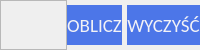
            <widget class="QFrame" name="bottom_frame">
             <property name="sizePolicy">
              <sizepolicy hsizetype="Expanding" vsizetype="Preferred">
               <horstretch>0</horstretch>
               <verstretch>0</verstretch>
              </sizepolicy>
             </property>
             <property name="maximumSize">
              <size>
               <width>16777215</width>
               <height>50</height>
              </size>
             </property>
             <property name="font">
              <font>
               <family>Calibri</family>
               <pointsize>14</pointsize>
              </font>
             </property>
             <property name="frameShape">
              <enum>QFrame::NoFrame</enum>
             </property>
             <property name="frameShadow">
              <enum>QFrame::Raised</enum>
             </property>
             <layout class="QHBoxLayout" name="horizontalLayout_4">
              <property name="spacing">
               <number>0</number>
              </property>
              <property name="leftMargin">
               <number>0</number>
              </property>
              <property name="topMargin">
               <number>0</number>
              </property>
              <property name="rightMargin">
               <number>0</number>
              </property>
              <property name="bottomMargin">
               <number>0</number>
              </property>
              <item>
               <widget class="QFrame" name="buttons_empty_frame">
                <property name="sizePolicy">
                 <sizepolicy hsizetype="Expanding" vsizetype="Preferred">
                  <horstretch>0</horstretch>
                  <verstretch>0</verstretch>
                 </sizepolicy>
                </property>
                <property name="font">
                 <font>
                  <family>Calibri</family>
                  <pointsize>14</pointsize>
                 </font>
                </property>
                <property name="frameShape">
                 <enum>QFrame::StyledPanel</enum>
                </property>
                <property name="frameShadow">
                 <enum>QFrame::Raised</enum>
                </property>
               </widget>
              </item>
              <item>
               <widget class="QFrame" name="buttons_frame_input">
                <property name="sizePolicy">
                 <sizepolicy hsizetype="Expanding" vsizetype="Preferred">
                  <horstretch>0</horstretch>
                  <verstretch>0</verstretch>
                 </sizepolicy>
                </property>
                <property name="font">
                 <font>
                  <family>Calibri</family>
                  <pointsize>14</pointsize>
                 </font>
                </property>
                <property name="styleSheet">
                 <string notr="true">QPushButton{
color: rgb(242, 242, 246);
background-color: rgb(76, 118, 232);
border: none;
height: 40;
}
QPushButton:hover{
background-color: rgb(51, 82, 148);
}
</string>
                </property>
                <property name="frameShape">
                 <enum>QFrame::NoFrame</enum>
                </property>
                <property name="frameShadow">
                 <enum>QFrame::Plain</enum>
                </property>
                <layout class="QHBoxLayout" name="horizontalLayout_5">
                 <property name="spacing">
                  <number>5</number>
                 </property>
                 <property name="leftMargin">
                  <number>0</number>
                 </property>
                 <property name="topMargin">
                  <number>0</number>
                 </property>
                 <property name="rightMargin">
                  <number>0</number>
                 </property>
                 <property name="bottomMargin">
                  <number>0</number>
                 </property>
                 <item>
                  <widget class="QPushButton" name="calculate_btn">
                   <property name="sizePolicy">
                    <sizepolicy hsizetype="Expanding" vsizetype="Fixed">
                     <horstretch>0</horstretch>
                     <verstretch>0</verstretch>
                    </sizepolicy>
                   </property>
                   <property name="font">
                    <font>
                     <family>Calibri</family>
                     <pointsize>14</pointsize>
                    </font>
                   </property>
                   <property name="text">
                    <string>OBLICZ</string>
                   </property>
                   <property name="checkable">
                    <bool>false</bool>
                   </property>
                   <property name="flat">
                    <bool>false</bool>
                   </property>
                  </widget>
                 </item>
                 <item>
                  <widget class="QPushButton" name="clear_btn">
                   <property name="sizePolicy">
                    <sizepolicy hsizetype="Expanding" vsizetype="Fixed">
                     <horstretch>0</horstretch>
                     <verstretch>0</verstretch>
                    </sizepolicy>
                   </property>
                   <property name="font">
                    <font>
                     <family>Calibri</family>
                     <pointsize>14</pointsize>
                    </font>
                   </property>
                   <property name="text">
                    <string>WYCZYŚĆ</string>
                   </property>
                  </widget>
                 </item>
                </layout>
               </widget>
              </item>
             </layout>
            </widget>
